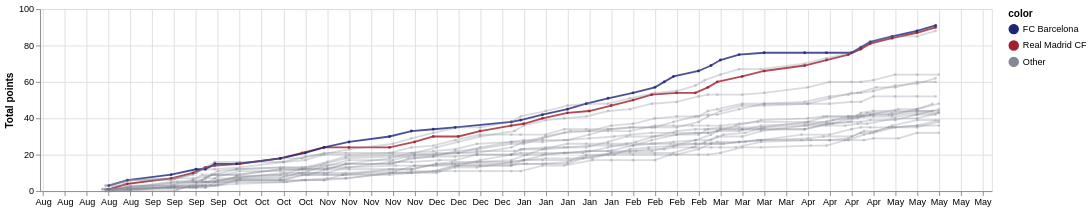

Write the Vega-Lite specification saved for this chart.
### Vega specification from a JSON file in a GitHub repository (floating-point values rounded to 4 significant figures; data arrays with more than 128 entries replaced by an {"elided": "..."} marker saying what was removed)
{"$schema": "https://vega.github.io/schema/vega/v5.json", "autosize": {"type": "fit-x", "contains": "padding"}, "background": "white", "padding": 5, "height": 200, "style": "cell", "data": [{"name": "selector007_store", "values": [{"unit": "layer_0", "fields": [{"type": "E", "field": "season"}], "values": ["2015/2016"]}]}, {"name": "selector008_store", "values": [{"unit": "layer_0", "fields": [{"type": "E", "field": "Team"}], "values": ["FC Barcelona"]}]}, {"name": "selector009_store", "values": [{"unit": "layer_0", "fields": [{"type": "E", "field": "Team"}], "values": ["Real Madrid CF"]}]}, {"name": "data-34e2c014646aa97ce677973a686701f1", "values": {"elided": "6080 records"}}, {"name": "data_0", "source": "data-34e2c014646aa97ce677973a686701f1", "transform": [{"type": "formula", "expr": "toDate(datum[\"date\"])", "as": "date"}, {"type": "filter", "expr": "!(length(data(\"selector007_store\"))) || (vlSelectionTest(\"selector007_store\", datum))"}, {"type": "formula", "expr": "datum.Team == selector008.Team ? datum.Team : (datum.Team == selector009.Team ? '' + datum.Team : 'Other')", "as": "color"}, {"type": "formula", "expr": "datum.color == 'Other' ? 0 : 1", "as": "opacity"}, {"field": "date", "type": "timeunit", "units": ["year", "month", "date"], "as": ["yearmonthdate_date", "yearmonthdate_date_end"]}]}, {"name": "data_1", "source": "data_0", "transform": [{"type": "filter", "expr": "isValid(datum[\"opacity\"]) && isFinite(+datum[\"opacity\"]) && (isDate(datum[\"yearmonthdate_date\"]) || (isValid(datum[\"yearmonthdate_date\"]) && isFinite(+datum[\"yearmonthdate_date\"]))) && isValid(datum[\"TotalPoints\"]) && isFinite(+datum[\"TotalPoints\"])"}]}], "signals": [{"name": "width", "init": "isFinite(containerSize()[0]) ? containerSize()[0] : 400", "on": [{"update": "isFinite(containerSize()[0]) ? containerSize()[0] : 400", "events": "window:resize"}]}, {"name": "unit", "value": {}, "on": [{"events": "mousemove", "update": "isTuple(group()) ? group() : unit"}]}, {"name": "selector009_Team", "init": "\"Real Madrid CF\"", "bind": {"input": "select", "options": ["Valencia CF", "RCD Mallorca", "CA Osasuna", "Villarreal CF", "RC Deportivo de La Coruña", "Real Madrid CF", "CD Numancia", "FC Barcelona", "Racing Santander", "Sevilla FC", "Real Sporting de Gijón", "Getafe CF", "Real Betis Balompié", "RC Recreativo", "RCD Espanyol", "Real Valladolid", "Athletic Club de Bilbao", "UD Almería", "Atlético Madrid", "Málaga CF", "Xerez Club Deportivo", "Real Zaragoza", "CD Tenerife", "Hércules Club de Fútbol", "Levante UD", "Real Sociedad", "Granada CF", "Rayo Vallecano", "RC Celta de Vigo", "Elche CF", "SD Eibar", "Córdoba CF", "UD Las Palmas"], "name": "Team B"}}, {"name": "selector008_Team", "init": "\"FC Barcelona\"", "bind": {"input": "select", "options": ["Valencia CF", "RCD Mallorca", "CA Osasuna", "Villarreal CF", "RC Deportivo de La Coruña", "Real Madrid CF", "CD Numancia", "FC Barcelona", "Racing Santander", "Sevilla FC", "Real Sporting de Gijón", "Getafe CF", "Real Betis Balompié", "RC Recreativo", "RCD Espanyol", "Real Valladolid", "Athletic Club de Bilbao", "UD Almería", "Atlético Madrid", "Málaga CF", "Xerez Club Deportivo", "Real Zaragoza", "CD Tenerife", "Hércules Club de Fútbol", "Levante UD", "Real Sociedad", "Granada CF", "Rayo Vallecano", "RC Celta de Vigo", "Elche CF", "SD Eibar", "Córdoba CF", "UD Las Palmas"], "name": "Team A"}}, {"name": "selector007_season", "init": "\"2015/2016\"", "bind": {"input": "select", "options": ["2008/2009", "2009/2010", "2010/2011", "2011/2012", "2012/2013", "2013/2014", "2014/2015", "2015/2016"], "name": "Season"}}, {"name": "selector007", "update": "vlSelectionResolve(\"selector007_store\", \"union\")"}, {"name": "selector008", "update": "vlSelectionResolve(\"selector008_store\", \"union\")"}, {"name": "selector009", "update": "vlSelectionResolve(\"selector009_store\", \"union\")"}, {"name": "selector007_tuple", "update": "selector007_season !== null ? {fields: selector007_tuple_fields, values: [selector007_season]} : null"}, {"name": "selector007_tuple_fields", "value": [{"type": "E", "field": "season"}]}, {"name": "selector007_modify", "on": [{"events": {"signal": "selector007_tuple"}, "update": "modify(\"selector007_store\", selector007_tuple, true)"}]}, {"name": "selector008_tuple", "update": "selector008_Team !== null ? {fields: selector008_tuple_fields, values: [selector008_Team]} : null"}, {"name": "selector008_tuple_fields", "value": [{"type": "E", "field": "Team"}]}, {"name": "selector008_modify", "on": [{"events": {"signal": "selector008_tuple"}, "update": "modify(\"selector008_store\", selector008_tuple, true)"}]}, {"name": "selector009_tuple", "update": "selector009_Team !== null ? {fields: selector009_tuple_fields, values: [selector009_Team]} : null"}, {"name": "selector009_tuple_fields", "value": [{"type": "E", "field": "Team"}]}, {"name": "selector009_modify", "on": [{"events": {"signal": "selector009_tuple"}, "update": "modify(\"selector009_store\", selector009_tuple, true)"}]}], "marks": [{"name": "layer_0_pathgroup", "type": "group", "from": {"facet": {"name": "faceted_path_layer_0_main", "data": "data_0", "groupby": ["color", "Team", "opacity"]}}, "encode": {"update": {"width": {"field": {"group": "width"}}, "height": {"field": {"group": "height"}}}}, "marks": [{"name": "layer_0_marks", "type": "line", "style": ["line"], "sort": {"field": "datum[\"yearmonthdate_date\"]"}, "interactive": true, "from": {"data": "faceted_path_layer_0_main"}, "encode": {"update": {"stroke": {"scale": "color", "field": "color"}, "opacity": {"scale": "opacity", "field": "opacity"}, "tooltip": {"signal": "{\"Team\": ''+datum[\"Team\"], \"TotalPoints\": format(datum[\"TotalPoints\"], \"\"), \"date\": timeFormat(datum[\"date\"], '%b %d, %Y')}"}, "x": {"scale": "x", "field": "yearmonthdate_date"}, "y": {"scale": "y", "field": "TotalPoints"}, "defined": {"signal": "isValid(datum[\"yearmonthdate_date\"]) && isFinite(+datum[\"yearmonthdate_date\"]) && isValid(datum[\"TotalPoints\"]) && isFinite(+datum[\"TotalPoints\"])"}}}}]}, {"name": "layer_1_marks", "type": "symbol", "style": ["point"], "interactive": false, "from": {"data": "data_1"}, "encode": {"update": {"opacity": {"scale": "opacity", "field": "opacity"}, "size": {"value": 10}, "fill": {"scale": "color", "field": "color"}, "tooltip": {"signal": "{\"Team\": ''+datum[\"Team\"], \"TotalPoints\": format(datum[\"TotalPoints\"], \"\"), \"date\": timeFormat(datum[\"date\"], '%b %d, %Y')}"}, "x": {"scale": "x", "field": "yearmonthdate_date"}, "y": {"scale": "y", "field": "TotalPoints"}}}}], "scales": [{"name": "x", "type": "time", "domain": {"fields": [{"data": "data_0", "field": "yearmonthdate_date"}, {"data": "data_1", "field": "yearmonthdate_date"}]}, "range": [0, {"signal": "width"}], "nice": {"interval": "month", "step": 1}}, {"name": "y", "type": "linear", "domain": {"fields": [{"data": "data_0", "field": "TotalPoints"}, {"data": "data_1", "field": "TotalPoints"}]}, "range": [{"signal": "height"}, 0], "nice": true, "zero": true}, {"name": "color", "type": "ordinal", "domain": {"fields": [{"data": "data_0", "field": "color"}, {"data": "data_1", "field": "color"}], "sort": true}, "range": ["#1D2778", "#A11F2E", "#858796"]}, {"name": "opacity", "type": "linear", "domain": {"fields": [{"data": "data_0", "field": "opacity"}, {"data": "data_1", "field": "opacity"}]}, "range": [0.3, 0.8], "zero": false}], "axes": [{"scale": "x", "orient": "bottom", "gridScale": "y", "grid": true, "tickCount": {"signal": "ceil(width/40)"}, "domain": false, "labels": false, "maxExtent": 0, "minExtent": 0, "ticks": false, "zindex": 0}, {"scale": "y", "orient": "left", "gridScale": "x", "grid": true, "tickCount": {"signal": "ceil(height/40)"}, "domain": false, "labels": false, "maxExtent": 0, "minExtent": 0, "ticks": false, "zindex": 0}, {"scale": "x", "orient": "bottom", "grid": false, "labelFlush": true, "labelOverlap": true, "tickCount": {"signal": "ceil(width/40)"}, "encode": {"labels": {"update": {"text": {"signal": "timeFormat(datum.value, '%b')"}}}}, "zindex": 0}, {"scale": "y", "orient": "left", "grid": false, "title": "Total points", "labelOverlap": true, "tickCount": {"signal": "ceil(height/40)"}, "zindex": 0}], "legends": [{"stroke": "color", "symbolType": "circle", "title": "color", "fill": "color", "encode": {"symbols": {"update": {"opacity": {"value": 1}}}}}]}
